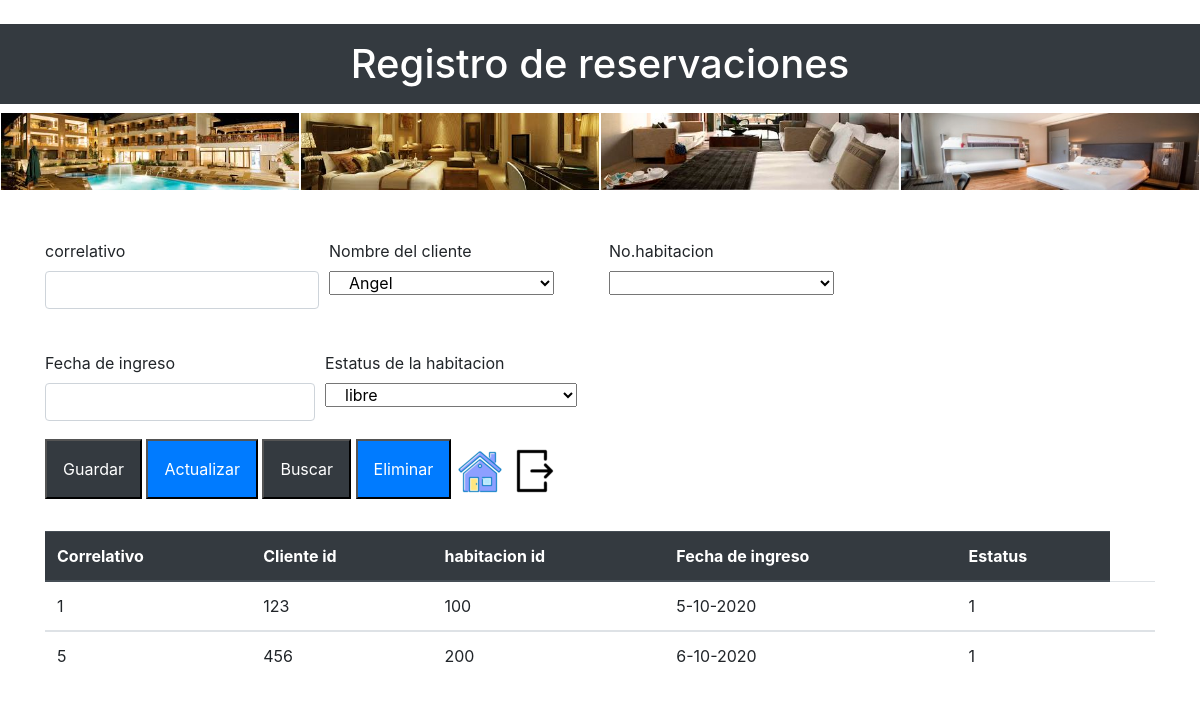
/rol_Empleado/diseno_reservaciones.php, run on an earlier commit of the app's database.
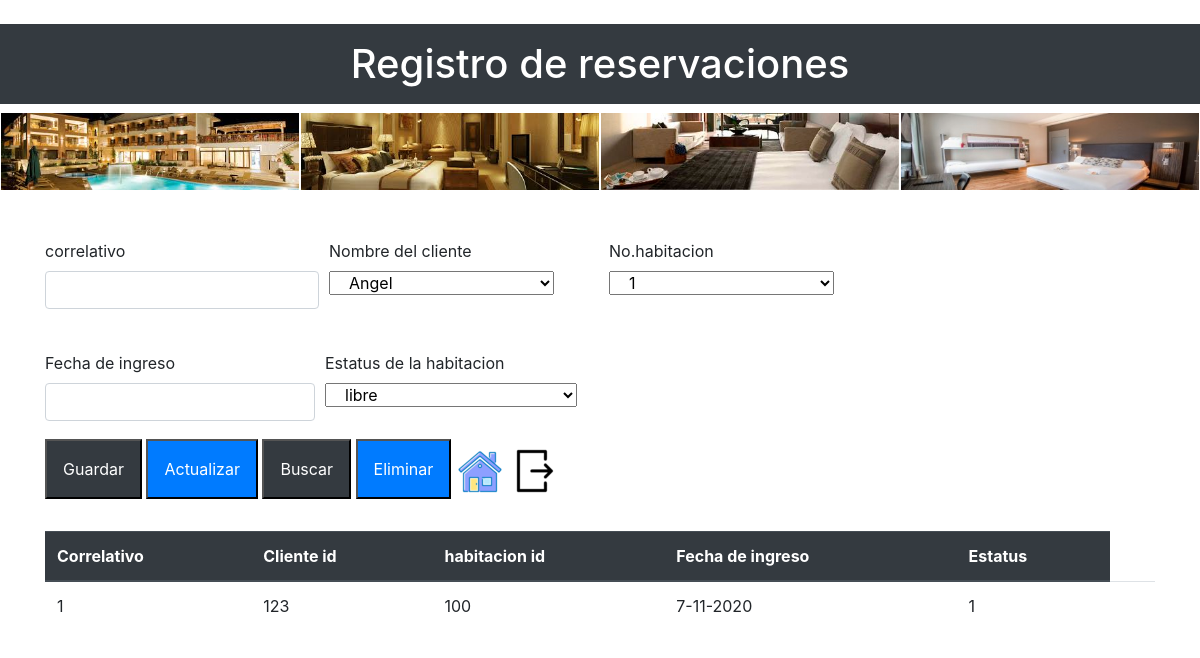
And on a later commit of the database.
### tables this page shows
CREATE TABLE `asignacion_habitacion` (
  `correlativo` int(11) NOT NULL,
  `cliente_id` int(11) NOT NULL,
  `habitacion_id` int(11) NOT NULL,
  `Fecha_ingreso` text NOT NULL,
  `estatus_id` int(11) NOT NULL
);

### rol_Empleado/diseno_reservaciones.php (the view, shortened to what this page needs)
<!DOCTYPE html>
<html lang="en">
<head>
   <link rel="stylesheet" href="https://cdn.jsdelivr.net/npm/bootstrap@4.5.3/dist/css/bootstrap.min.css">
</head>
<body>
    <br>
    <h1 class="text-center"><div class="p-3 mb-2 bg-dark text-white">Registro de reservaciones</div></h1>
    <table>
      <tr>
        <th><img src="imgensE/img1.jpg" class="d-block w-100" ></th>
        <th><img src="imgensE/img2.jpg" class="d-block w-100" ></th>
        <th><img src="imgensE/img3.jpg" class="d-block w-100" ></th>
        <th><img src="imgensE/img4.jpg" class="d-block w-100" ></th>
      </tr>
    </table>
        <br> <br>
  <div class="container">
   <form id="frmrecervacion" method="post">
        <div class="form-row">
           <div class="form-group col-md-2ss">
             <label for="txt_corel">correlativo</label>
             <input type="text" class="form-control" name="txt_corel" id="txt_corel">
           </div>
           <div class="form-group col-md-3">
              <label for="txt_client">Nombre del cliente</label><br>
              <select name="txt_client" class="form-group col-md-10" id="txt_client">
                <?php
                   include "conexion.php";
                   $sql = "select * from cliente";
                   $ejecutar = mysqli_query($conexion, $sql);
                   while($txt_client = mysqli_fetch_array($ejecutar)){
                    echo "<option value='".$txt_client['cliente_id']."'>".utf8_encode($txt_client['nombre_cliente'])."</option>";
                  }
                ?>
              </select>
           </div>
           <div class="form-group col-md-3">
              <label for="txt_habit">No.habitacion</label>
              <select name="txt_habit" class="form-group col-md-10">
                <?php
                   include "conexion.php";
                   $sql = "select * from habitacion";
                   $ejecutar = mysqli_query($conexion, $sql);
                   while($txt_habit = mysqli_fetch_array($ejecutar)){
                    echo "<option value='".$txt_habit['habitacion_id']."'>".utf8_encode($txt_habit['numero_habitacion'])."</option>";
                  }
                ?>
              </select>
           </div>
        </div><br>
        <div class="form-row">
           <div class="form-group col-md-3">
              <label for="txt_fechi">Fecha de ingreso</label>
              <input type="text" class="form-control" name="txt_fechi" id="txt_fechi">
           </div>
           <div class="form-group col-md-">
             <label for="txt_estat">Estatus de la habitacion</label>
             <select name="txt_estat" class="form-group col-md-10">
                <?php
                   include "conexion.php";
                   $sql = "select * from estatus_habitacion";
                   $ejecutar = mysqli_query($conexion, $sql);
                   while($txt_estat = mysqli_fetch_array($ejecutar)){
                    echo "<option value='".$txt_estat['estatus_id']."'>".utf8_encode($txt_estat['tipo_estatus'])."</option>";
                  }
                ?>
              </select>
           </div>
        </div>
        <div>
             <button type="submit" class="p-3 mb-2 bg-dark text-white" name="btnguardarem" id="btnguardarem">Guardar</button>
             <button type="submit" class="p-3 mb-2 bg-primary text-white" name="btnactualizarem" id="btnactualizarem">Actualizar</button>
             <button type="submit" class="p-3 mb-2 bg-dark text-white" name="btneliminarem" id="btneliminarem">Buscar</button>
             <button type="submit" class="p-3 mb-2 bg-primary text-white" name="btnactualizarem" id="btnactualizarem">Eliminar</button>
             <tr><td><a href="Menu_Empleado.php"><img src="imgensE/imge.4.png"  ></td></tr>
             <tr><td><a href="../Seccion.php"><img src="imgensE/imge.5.png" ></td></tr>
        </div>
    </form>
  </div><br>
  <div class="container">
    <table class="table">
     <thead class="thead-dark">
       <tr>
          <th scope="col">Correlativo</th>
          <th scope="col">Cliente id</th>
          <th scope="col">habitacion id</th>
          <th scope="col">Fecha de ingreso</th>
          <th scope="col">Estatus</th>
       </tr>
      </thead>
      <?php
          include "conexion.php";
          $sql = "select * from asignacion_habitacion";
          $ejecutar = mysqli_query($conexion, $sql);
          while ($fila = mysqli_fetch_array($ejecutar)){
      ?>
      <tbody>
        <td><?php echo $fila['correlativo']?></td>
        <td><?php echo $fila['cliente_id']?></td>
        <td><?php echo $fila['habitacion_id']?></td>
        <td><?php echo $fila['Fecha_ingreso']?></td>
        <td><?php echo $fila['estatus_id']?></td>
        <td></td>
      </tbody>
        <?php
        }
        ?>
        </table>
  </div>
</body>
</html>

What changed in the data, as far as the page shows it:
removed asignacion_habitacion: correlativo "5", cliente "456", habitacion "200", Fecha_ingreso "6-10-2020", estatus "1"
changed asignacion_habitacion: Fecha_ingreso "5-10-2020" → "7-11-2020"
Also different on the page:
form field txt_habit: (not shown) → "1"
